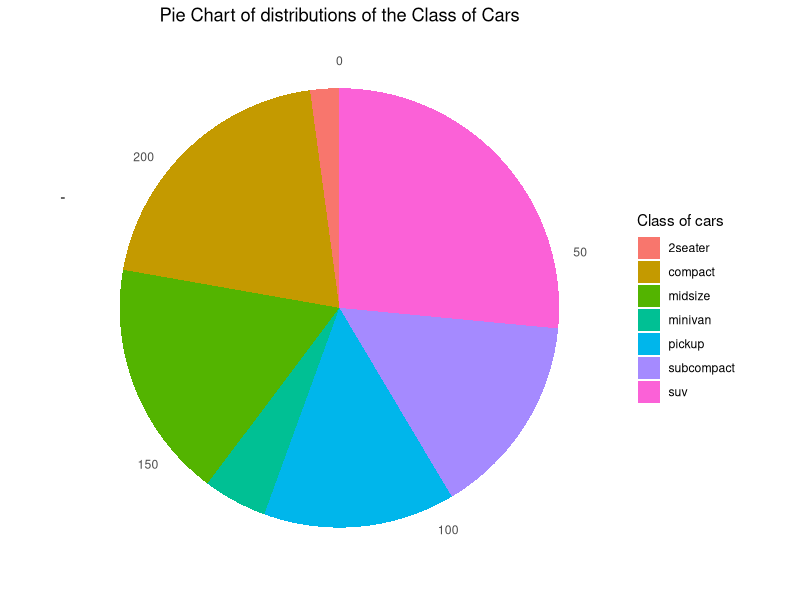

The R source for this figure:
#Piechart

library(ggplot2)
theme_set(theme_classic())

#Making the Pie Chart on mpg dataset

#making a Data frame consisting of Cartypes and its frequency

Carclass<-as.data.frame(table(mpg$class))

#giving new names to the columns
names(Carclass)<-c("class","count")

#Making the Plot
 
plot<-ggplot(aes(x = "" , y = count,fill=factor(class)),data = Carclass) + 
  geom_bar(width=1 , stat="identity") + 
  theme(axis.line = element_blank(), 
        plot.title = element_text(hjust=0.5)) + 
        labs(title="Pie Chart of distributions of the Class of Cars",
             x=NULL,y=NULL , fill = 'Class of cars')


#Final Plot to make it a Pie Chart

plot + coord_polar(theta ="y" , start = 0)  + scale_color_brewer(palette = "Set1")




  